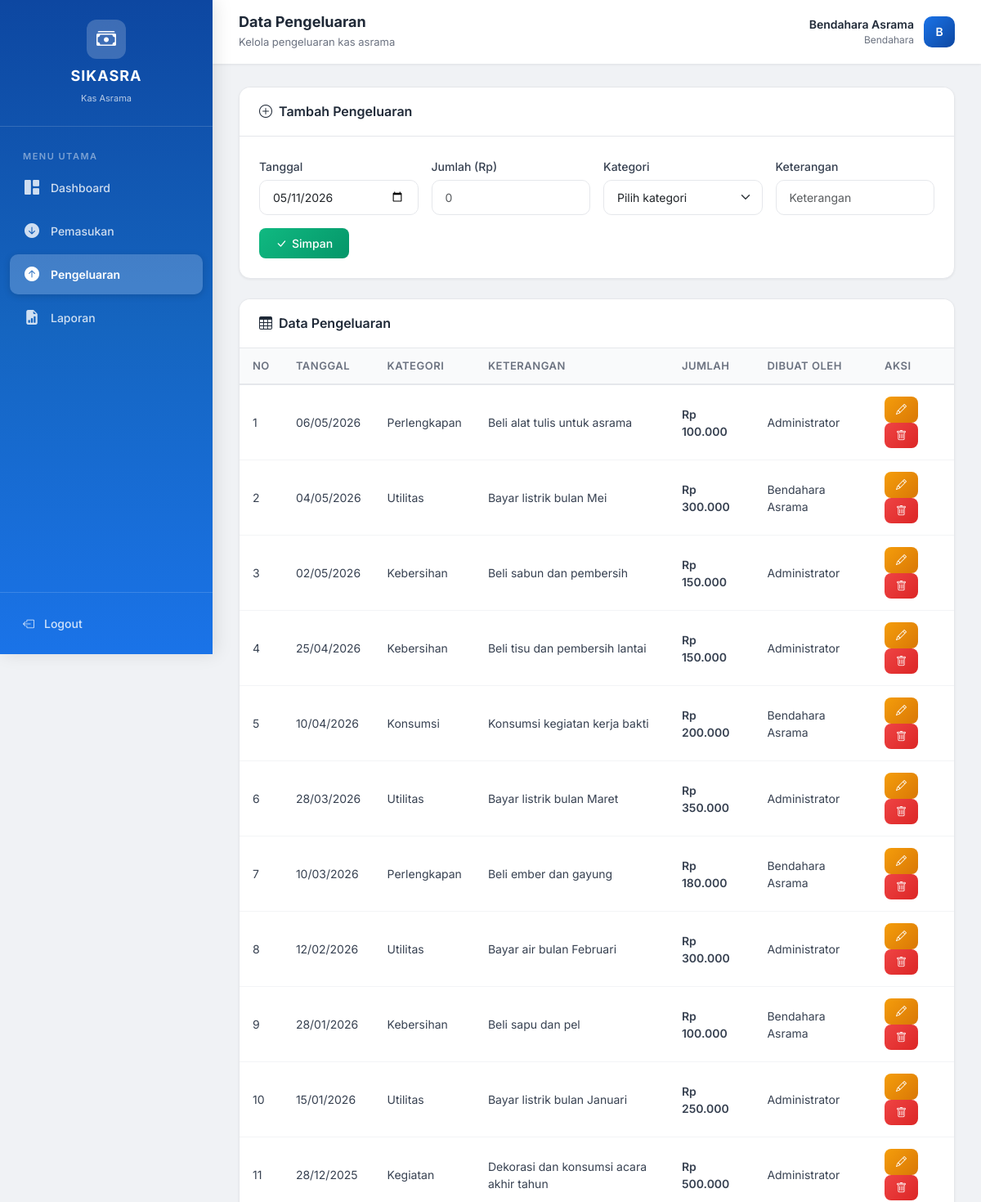
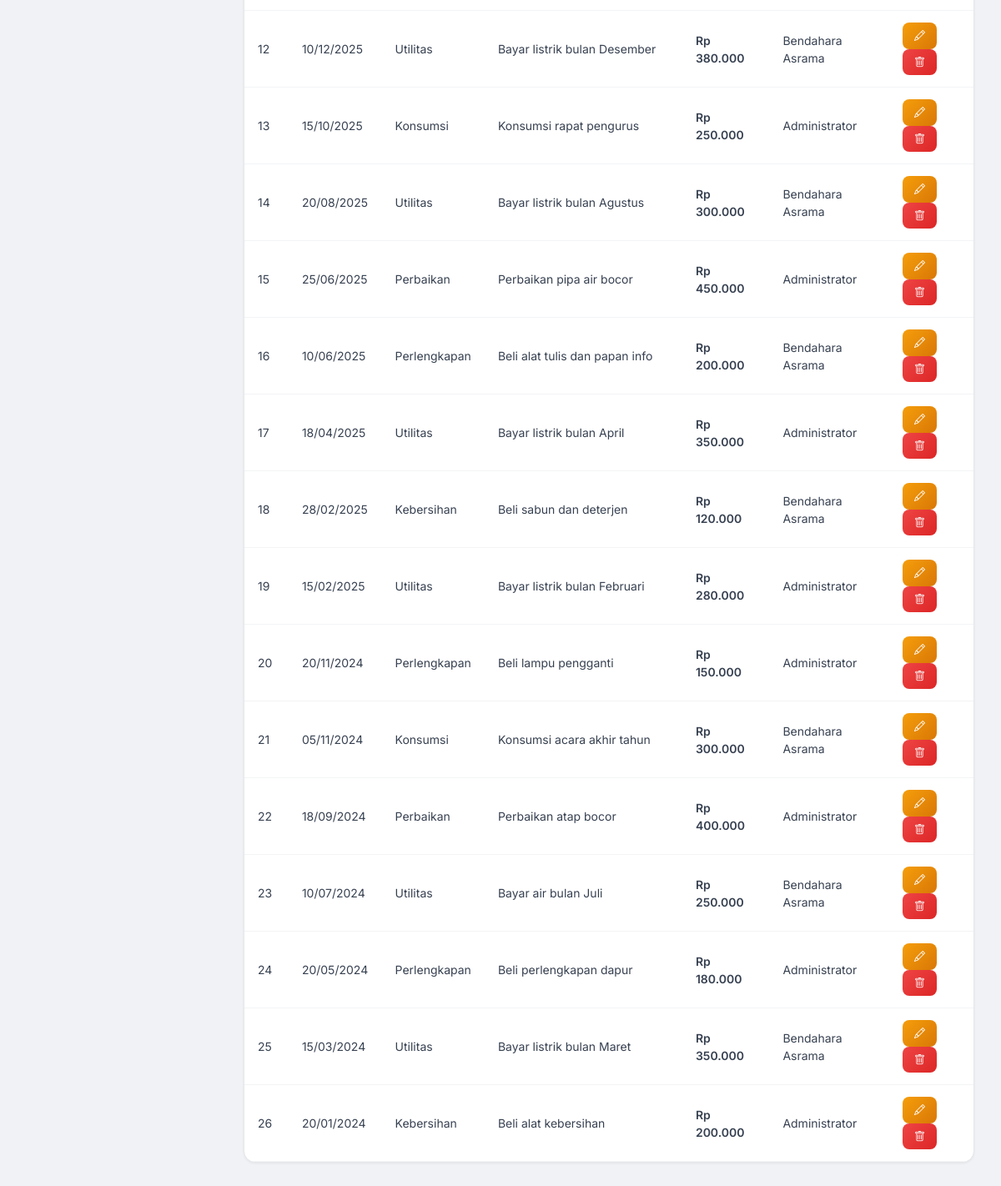
Screenshot of /pages/pengeluaran.php (signed in) with the database file from the repository (2 pictures, top to bottom).
### tables this page shows
CREATE TABLE IF NOT EXISTS pengeluaran (
    id INT AUTO_INCREMENT PRIMARY KEY,
    tanggal DATE NOT NULL,
    jumlah DECIMAL(15,2) NOT NULL,
    keterangan TEXT,
    kategori_pengeluaran VARCHAR(100) NOT NULL,
    created_by INT,
    created_at TIMESTAMP DEFAULT CURRENT_TIMESTAMP,
    FOREIGN KEY (created_by) REFERENCES users(id) ON DELETE SET NULL
);

CREATE TABLE IF NOT EXISTS users (
    id INT AUTO_INCREMENT PRIMARY KEY,
    username VARCHAR(50) NOT NULL UNIQUE,
    password VARCHAR(255) NOT NULL,
    nama_lengkap VARCHAR(100) NOT NULL,
    role ENUM('admin', 'bendahara') NOT NULL DEFAULT 'bendahara',
    created_at TIMESTAMP DEFAULT CURRENT_TIMESTAMP
);

### classes/Transaksi.php (called while the page is built, shortened)
<?php
class Transaksi {
    public function __construct($conn) {
        $this->conn = $conn;
    }
}
?>

### classes/Pengeluaran.php (called while the page is built, shortened)
<?php
require_once __DIR__ . '/Transaksi.php';
class Pengeluaran extends Transaksi {
    public function tampilPengeluaran() {
        $query = "SELECT p.*, u.nama_lengkap
                  FROM pengeluaran p
                  LEFT JOIN users u ON p.created_by = u.id
                  ORDER BY p.tanggal DESC";
        $result = $this->conn->query($query);
        return $result;
    }
}
?>

### pages/pengeluaran.php (the view, shortened to what this page needs)
<?php
require_once '../classes/Pengeluaran.php';
$db = new Database();
$conn = $db->getConnection();
$pengeluaran = new Pengeluaran($conn);
$editData = null;
$dataPengeluaran = $pengeluaran->tampilPengeluaran();
?>
<!DOCTYPE html>
<html lang="id">
<head>
    <link href="https://cdn.jsdelivr.net/npm/bootstrap@5.3.0/dist/css/bootstrap.min.css" rel="stylesheet">
    <link href="https://cdn.jsdelivr.net/npm/bootstrap-icons@1.10.0/font/bootstrap-icons.css" rel="stylesheet">
    <link href="../assets/css/style.css" rel="stylesheet">
</head>
<body>
<div class="app-wrapper">
    <?php include 'sidebar.php'; ?>
    <div class="main-content">
        <div class="top-navbar">
            <div class="page-title"><h5>Data Pengeluaran</h5><small>Kelola pengeluaran kas asrama</small></div>
            <div class="user-info">
                <div class="user-detail">
                    <div class="user-name"><?php echo $_SESSION['nama_lengkap']; ?></div>
                    <div class="user-role"><?php echo ucfirst($_SESSION['role']); ?></div>
                </div>
                <div class="user-avatar"><?php echo strtoupper(substr($_SESSION['nama_lengkap'],0,1)); ?></div>
            </div>
        </div>
        <div class="content-area">
            <div class="card-custom mb-4">
                <div class="card-header">
                    <h5><i class="bi bi-plus-circle me-2"></i><?php echo $editData ? 'Edit Pengeluaran' : 'Tambah Pengeluaran'; ?></h5>
                </div>
                <div class="card-body">
                    <form method="POST" action="" class="form-custom">
                        <div class="row g-3">
                            <div class="col-md-3">
                                <label class="form-label">Tanggal</label>
                                <input type="date" class="form-control" name="tanggal" value="<?php echo $editData ? $editData['tanggal'] : date('Y-m-d'); ?>" required>
                            </div>
                            <div class="col-md-3">
                                <label class="form-label">Jumlah (Rp)</label>
                                <input type="number" class="form-control" name="jumlah" placeholder="0" value="<?php echo $editData ? $editData['jumlah'] : ''; ?>" required>
                            </div>
                            <div class="col-md-3">
                                <label class="form-label">Kategori</label>
                                <select class="form-select" name="kategori_pengeluaran" required>
                                    <option value="">Pilih kategori</option>
                                </select>
                            </div>
                            <div class="col-md-3">
                                <label class="form-label">Keterangan</label>
                                <input type="text" class="form-control" name="keterangan" placeholder="Keterangan" value="<?php echo $editData ? $editData['keterangan'] : ''; ?>">
                            </div>
                        </div>
                        <div class="mt-3">
                            <button type="submit" class="btn-success-custom"><i class="bi bi-check-lg"></i> Simpan</button>
                        </div>
                    </form>
                </div>
            </div>
            <div class="card-custom">
                <div class="card-header"><h5><i class="bi bi-table me-2"></i>Data Pengeluaran</h5></div>
                <div class="card-body" style="padding:0;">
                    <table class="table-custom">
                        <thead><tr><th>No</th><th>Tanggal</th><th>Kategori</th><th>Keterangan</th><th>Jumlah</th><th>Dibuat Oleh</th><th>Aksi</th></tr></thead>
                        <tbody>
                        <?php $no=1; while($row=$dataPengeluaran->fetch_assoc()): ?>
                            <tr>
                                <td><?php echo $no++; ?></td>
                                <td><?php echo date('d/m/Y', strtotime($row['tanggal'])); ?></td>
                                <td><?php echo $row['kategori_pengeluaran']; ?></td>
                                <td><?php echo $row['keterangan']; ?></td>
                                <td class="money-red">Rp <?php echo number_format($row['jumlah'],0,',','.'); ?></td>
                                <td><?php echo $row['nama_lengkap'] ?? '-'; ?></td>
                                <td>
                                    <a href="pengeluaran.php?edit=<?php echo $row['id']; ?>" class="btn-warning-custom"><i class="bi bi-pencil"></i></a>
                                    <a href="pengeluaran.php?hapus=<?php echo $row['id']; ?>" class="btn-danger-custom" onclick="return confirm('Yakin hapus?')"><i class="bi bi-trash"></i></a>
                                </td>
                            </tr>
                        <?php endwhile; ?>
                        </tbody>
                    </table>
                </div>
            </div>
        </div>
    </div>
</div>
</body>
</html>

### assets/css/style.css (style rules this page uses)
* { margin: 0; padding: 0; box-sizing: border-box; }
body { font-family: 'Inter', sans-serif; background-color: #f0f2f5; color: #333; min-height: 100vh; }
.app-wrapper { display: flex; min-height: 100vh; }
.main-content { margin-left: 260px; flex: 1; min-height: 100vh; background: #f0f2f5; }
.top-navbar { background: white; padding: 16px 32px; display: flex; justify-content: space-between; align-items: center; box-shadow: 0 1px 3px rgba(0, 0, 0, 0.08); position: sticky; top: 0; z-index: 100; }
.top-navbar .page-title h5 { font-weight: 700; color: #1f2937; font-size: 18px; margin: 0; }
.top-navbar .page-title small { color: #6b7280; font-size: 13px; }
.top-navbar .user-info { display: flex; align-items: center; gap: 12px; }
.top-navbar .user-info .user-avatar { width: 38px; height: 38px; background: linear-gradient(135deg, #1a73e8, #0d47a1); border-radius: 10px; display: flex; align-items: center; justify-content: center; color: white; font-weight: 600; font-size: 14px; }
.top-navbar .user-info .user-detail { text-align: right; }
.top-navbar .user-info .user-detail .user-name { font-weight: 600; font-size: 14px; color: #1f2937; }
.top-navbar .user-info .user-detail .user-role { font-size: 12px; color: #6b7280; }
.content-area { padding: 28px 32px; }
.card-custom { background: white; border-radius: 14px; box-shadow: 0 1px 3px rgba(0, 0, 0, 0.06); border: 1px solid #e5e7eb; overflow: hidden; }
.card-custom .card-header { background: white; padding: 20px 24px; border-bottom: 1px solid #e5e7eb; display: flex; justify-content: space-between; align-items: center; }
.card-custom .card-header h5 { font-weight: 600; font-size: 16px; color: #1f2937; margin: 0; }
.card-custom .card-body { padding: 24px; }
.table-custom { width: 100%; border-collapse: collapse; }
.table-custom thead th { background: #f9fafb; padding: 12px 16px; font-size: 13px; font-weight: 600; color: #6b7280; text-transform: uppercase; letter-spacing: 0.5px; border-bottom: 2px solid #e5e7eb; text-align: left; }
.table-custom tbody td { padding: 14px 16px; font-size: 14px; color: #374151; border-bottom: 1px solid #f3f4f6; vertical-align: middle; }
.table-custom tbody tr { transition: background 0.2s ease; }
.btn-success-custom { background: linear-gradient(135deg, #10b981, #059669); border: none; border-radius: 8px; padding: 8px 20px; font-weight: 500; font-size: 14px; color: white; transition: all 0.3s ease; text-decoration: none; display: inline-flex; align-items: center; gap: 6px; }
.btn-danger-custom { background: linear-gradient(135deg, #ef4444, #dc2626); border: none; border-radius: 8px; padding: 6px 14px; font-weight: 500; font-size: 13px; color: white; transition: all 0.3s ease; text-decoration: none; display: inline-flex; align-items: center; gap: 4px; }
.btn-warning-custom { background: linear-gradient(135deg, #f59e0b, #d97706); border: none; border-radius: 8px; padding: 6px 14px; font-weight: 500; font-size: 13px; color: white; transition: all 0.3s ease; text-decoration: none; display: inline-flex; align-items: center; gap: 4px; }
.form-custom .form-label { font-weight: 500; color: #374151; font-size: 14px; margin-bottom: 6px; }
.form-custom .form-control, .form-custom .form-select { border-radius: 10px; padding: 10px 16px; border: 1.5px solid #e5e7eb; font-size: 14px; transition: all 0.3s ease; }
.money-red { color: #ef4444; font-weight: 600; }

### rows the page displays
pengeluaran: tanggal "06/05/2026", kategori_pengeluaran "Perlengkapan", keterangan "Beli alat tulis untuk asrama", jumlah "100.000", created_by.nama_lengkap "Administrator"
pengeluaran: tanggal "04/05/2026", kategori_pengeluaran "Utilitas", keterangan "Bayar listrik bulan Mei", jumlah "300.000", created_by.nama_lengkap "Bendahara Asrama"
pengeluaran: tanggal "02/05/2026", kategori_pengeluaran "Kebersihan", keterangan "Beli sabun dan pembersih", jumlah "150.000", created_by.nama_lengkap "Administrator"
pengeluaran: tanggal "25/04/2026", kategori_pengeluaran "Kebersihan", keterangan "Beli tisu dan pembersih lantai", jumlah "150.000", created_by.nama_lengkap "Administrator"
pengeluaran: tanggal "10/04/2026", kategori_pengeluaran "Konsumsi", keterangan "Konsumsi kegiatan kerja bakti", jumlah "200.000", created_by.nama_lengkap "Bendahara Asrama"
pengeluaran: tanggal "28/03/2026", kategori_pengeluaran "Utilitas", keterangan "Bayar listrik bulan Maret", jumlah "350.000", created_by.nama_lengkap "Administrator"
pengeluaran: tanggal "10/03/2026", kategori_pengeluaran "Perlengkapan", keterangan "Beli ember dan gayung", jumlah "180.000", created_by.nama_lengkap "Bendahara Asrama"
pengeluaran: tanggal "12/02/2026", kategori_pengeluaran "Utilitas", keterangan "Bayar air bulan Februari", jumlah "300.000", created_by.nama_lengkap "Administrator"
pengeluaran: tanggal "28/01/2026", kategori_pengeluaran "Kebersihan", keterangan "Beli sapu dan pel", jumlah "100.000", created_by.nama_lengkap "Bendahara Asrama"
pengeluaran: tanggal "15/01/2026", kategori_pengeluaran "Utilitas", keterangan "Bayar listrik bulan Januari", jumlah "250.000", created_by.nama_lengkap "Administrator"
pengeluaran: tanggal "28/12/2025", kategori_pengeluaran "Kegiatan", keterangan "Dekorasi dan konsumsi acara akhir tahun", jumlah "500.000", created_by.nama_lengkap "Administrator"
pengeluaran: tanggal "10/12/2025", kategori_pengeluaran "Utilitas", keterangan "Bayar listrik bulan Desember", jumlah "380.000", created_by.nama_lengkap "Bendahara Asrama"
pengeluaran: tanggal "15/10/2025", kategori_pengeluaran "Konsumsi", keterangan "Konsumsi rapat pengurus", jumlah "250.000", created_by.nama_lengkap "Administrator"
pengeluaran: tanggal "20/08/2025", kategori_pengeluaran "Utilitas", keterangan "Bayar listrik bulan Agustus", jumlah "300.000", created_by.nama_lengkap "Bendahara Asrama"
pengeluaran: tanggal "25/06/2025", kategori_pengeluaran "Perbaikan", keterangan "Perbaikan pipa air bocor", jumlah "450.000", created_by.nama_lengkap "Administrator"
pengeluaran: tanggal "10/06/2025", kategori_pengeluaran "Perlengkapan", keterangan "Beli alat tulis dan papan info", jumlah "200.000", created_by.nama_lengkap "Bendahara Asrama"
pengeluaran: tanggal "18/04/2025", kategori_pengeluaran "Utilitas", keterangan "Bayar listrik bulan April", jumlah "350.000", created_by.nama_lengkap "Administrator"
pengeluaran: tanggal "28/02/2025", kategori_pengeluaran "Kebersihan", keterangan "Beli sabun dan deterjen", jumlah "120.000", created_by.nama_lengkap "Bendahara Asrama"
pengeluaran: tanggal "15/02/2025", kategori_pengeluaran "Utilitas", keterangan "Bayar listrik bulan Februari", jumlah "280.000", created_by.nama_lengkap "Administrator"
pengeluaran: tanggal "20/11/2024", kategori_pengeluaran "Perlengkapan", keterangan "Beli lampu pengganti", jumlah "150.000", created_by.nama_lengkap "Administrator"
pengeluaran: tanggal "05/11/2024", kategori_pengeluaran "Konsumsi", keterangan "Konsumsi acara akhir tahun", jumlah "300.000", created_by.nama_lengkap "Bendahara Asrama"
pengeluaran: tanggal "18/09/2024", kategori_pengeluaran "Perbaikan", keterangan "Perbaikan atap bocor", jumlah "400.000", created_by.nama_lengkap "Administrator"
pengeluaran: tanggal "10/07/2024", kategori_pengeluaran "Utilitas", keterangan "Bayar air bulan Juli", jumlah "250.000", created_by.nama_lengkap "Bendahara Asrama"
pengeluaran: tanggal "20/05/2024", kategori_pengeluaran "Perlengkapan", keterangan "Beli perlengkapan dapur", jumlah "180.000", created_by.nama_lengkap "Administrator"
pengeluaran: tanggal "15/03/2024", kategori_pengeluaran "Utilitas", keterangan "Bayar listrik bulan Maret", jumlah "350.000", created_by.nama_lengkap "Bendahara Asrama"
pengeluaran: tanggal "20/01/2024", kategori_pengeluaran "Kebersihan", keterangan "Beli alat kebersihan", jumlah "200.000", created_by.nama_lengkap "Administrator"

### other values shown
$_SESSION['nama_lengkap'] "Bendahara Asrama"
$_SESSION['role'] "Bendahara"
substr($_SESSION['nama_lengkap'],0,1) "B"
